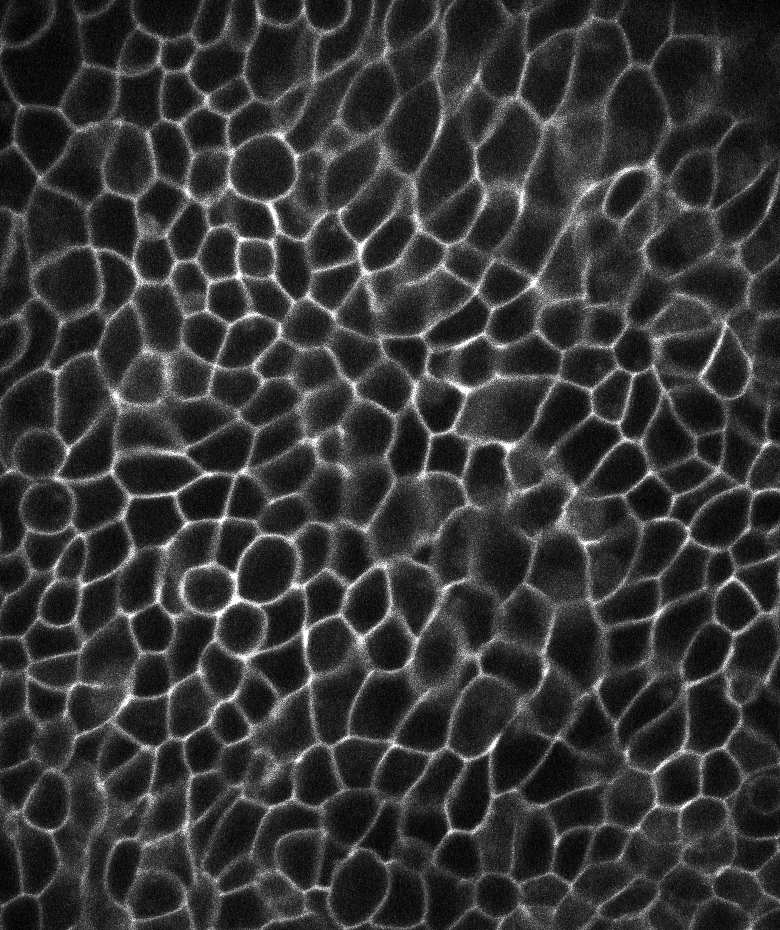
#> input picture codelab/example_data/example_cells_1.tif, 780 x 930 px, found by its file name
$ jupyter execute --allow-errors tutorial_section_2.ipynb
#> lines starting #> are read from the running program, lines starting #| are printed output that depends on the picture
# Image Analysis with Python - <font color='teal'>Tutorial Pipeline Section 2</font>

*originally created in 2016*<br>
*updated and converted to a Jupyter notebook in 2017*<br>
*updated and converted to python 3 in 2018*<br>
*by Jonas Hartmann (Gilmour group, EMBL Heidelberg)*<br>
*updated in 2022 by Cheng-Yu Huang*<br>

##  Table of Contents

1. [About this Tutorial](#about)
2. [Initialization](#initialize)
11. [Postprocessing: Removing ROIs at the Image Border](#postpro)
12. [Identifying Cell Edges](#edges)
13. [Extracting Quantitative Measurements](#measure)
14. [Simple Analysis & Visualization](#analysis)
15. [Writing Output to Files](#write)
16. [BONUS - Batch Processing](#batch)

##  About this Tutorial <a id=about></a>

*This tutorial covers the part 2 of the image analysis tutorial*

#### Instructions

- In the section 1 of the Codelab, you performed adaptive thresholding and connected-component analysis of our raw image.

- Here we are going to continue from where we left behind, starting with the segmentation result, we will first clean all the cell patches near the border of the image, and detect the edge of each cells. Then we will perform the statistical analysis to the results.

## Initialization <a id=initialize></a>

In this section we will load the raw image data and our segmentation results, for further processing

[cell 1]
# (i) Importing necessary modules and packages

# The numerical arrays manipulation module numpy as np
import numpy as np

# The plotting module matplotlib.pyplot as plt
import matplotlib.pyplot as plt

# The image processing module scipy.ndimage as ndi
import scipy.ndimage as ndi

# Import imread function from skimage.io
from skimage.io import imread

[cell 2]
# (ii) Specify the directory path and file name

# Create a string variable with the relative (or absolute) path to your raw image
# and segmentation results.
img_filepath = r'example_data\example_cells_1.tif'
seg_filepath = r'example_cells_1_seg.tif'

[cell 3]
# (iii) Load the raw image and the segmentation results

# Read images
img = imread(img_filepath)
#> img is the input picture: shape (930, 780); min 0, max 255, mean 52.7
seg = imread(seg_filepath)
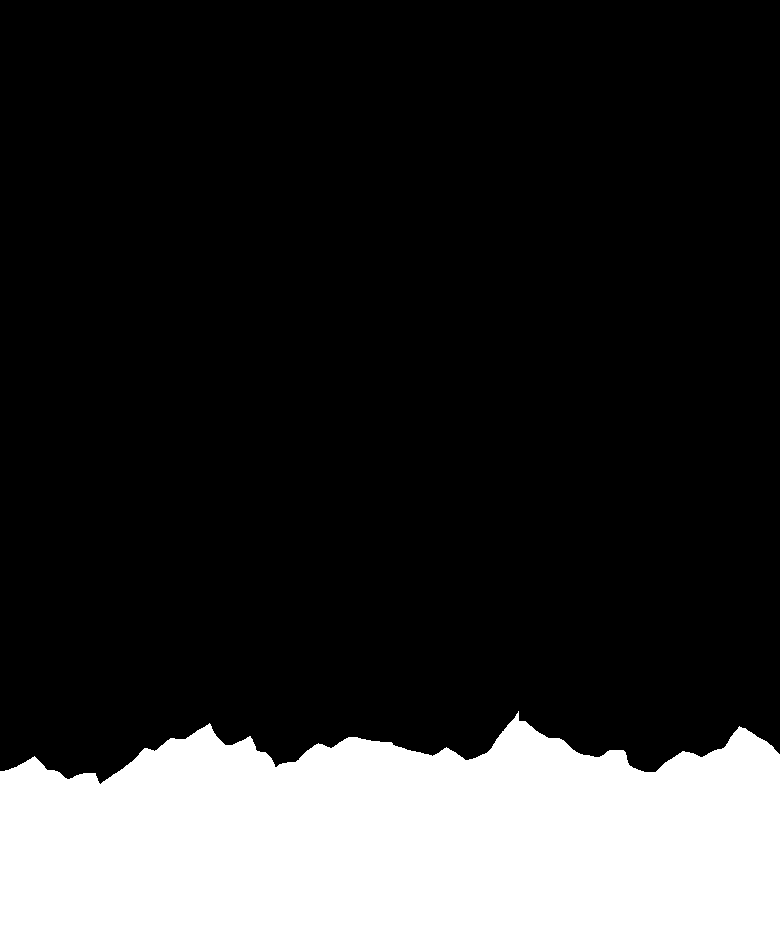
#> input picture codelab/example_cells_1_seg.tif, 780 x 930 px
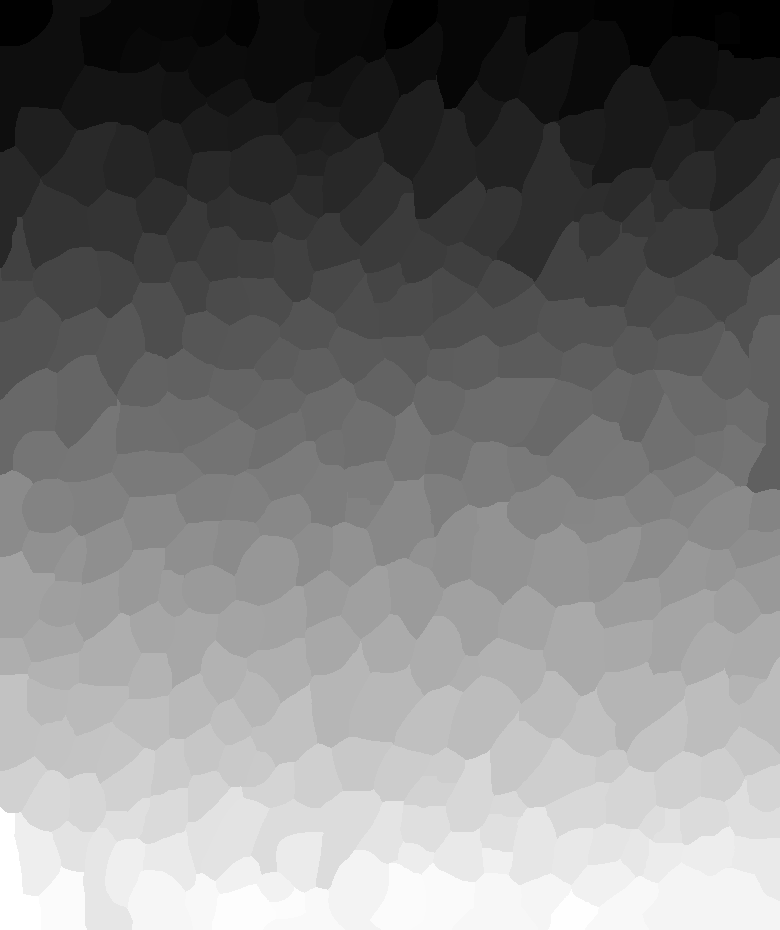
#> seg: shape (930, 780) uint16; min 1, max 329, mean 157.4; drawn with min black and max white

[cell 4]
# (iv) Look at the images to confirm that everything worked as intended

# Imshow the raw image
plt.imshow(img, interpolation='none', cmap='gray')
# Overlay the segmentation result, with an alpha value of 0.4
plt.imshow(seg, interpolation='none', cmap='prism', alpha=0.4)
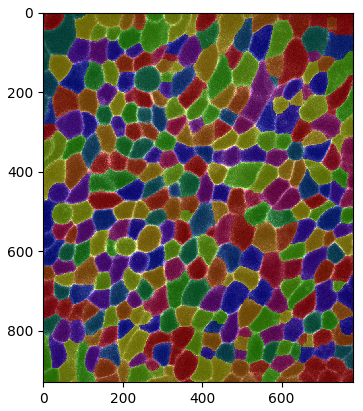
#> figure drawn by matplotlib, 1 panel
